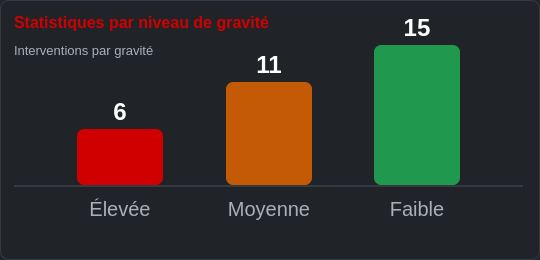
           <widget class="QFrame" name="frameStatistiques">
            <property name="geometry">
             <rect>
              <x>16</x>
              <y>673</y>
              <width>540</width>
              <height>260</height>
             </rect>
            </property>
            <property name="styleSheet">
             <string notr="true">background-color: #202428;
border: 1px solid #343A40;
border-radius: 8px;</string>
            </property>
            <property name="frameShape">
             <enum>QFrame::Shape::StyledPanel</enum>
            </property>
            <property name="frameShadow">
             <enum>QFrame::Shadow::Raised</enum>
            </property>
            <widget class="QFrame" name="barElevee">
             <property name="geometry">
              <rect>
               <x>77</x>
               <y>129</y>
               <width>86</width>
               <height>56</height>
              </rect>
             </property>
             <property name="styleSheet">
              <string notr="true">background-color: #D00000;
border: none;
border-radius: 7px;</string>
             </property>
             <property name="frameShape">
              <enum>QFrame::Shape::StyledPanel</enum>
             </property>
             <property name="frameShadow">
              <enum>QFrame::Shadow::Raised</enum>
             </property>
            </widget>
            <widget class="QLabel" name="labelCountElevee">
             <property name="geometry">
              <rect>
               <x>77</x>
               <y>97</y>
               <width>86</width>
               <height>30</height>
              </rect>
             </property>
             <property name="styleSheet">
              <string notr="true">color: white;
font-size: 24px;
font-weight: bold;
background: transparent;
border: none;</string>
             </property>
             <property name="text">
              <string>6</string>
             </property>
             <property name="alignment">
              <set>Qt::AlignmentFlag::AlignCenter</set>
             </property>
            </widget>
            <widget class="QLabel" name="labelElevee">
             <property name="geometry">
              <rect>
               <x>77</x>
               <y>194</y>
               <width>86</width>
               <height>30</height>
              </rect>
             </property>
             <property name="styleSheet">
              <string notr="true">color: #AAB0B6;
font-size: 20px;
background: transparent;
border: none;</string>
             </property>
             <property name="text">
              <string>Élevée</string>
             </property>
             <property name="alignment">
              <set>Qt::AlignmentFlag::AlignCenter</set>
             </property>
            </widget>
            <widget class="QLabel" name="labelCountMoyenne">
             <property name="geometry">
              <rect>
               <x>226</x>
               <y>50</y>
               <width>86</width>
               <height>30</height>
              </rect>
             </property>
             <property name="styleSheet">
              <string notr="true">color: white;
font-size: 24px;
font-weight: bold;
background: transparent;
border: none;</string>
             </property>
             <property name="text">
              <string>11</string>
             </property>
             <property name="alignment">
              <set>Qt::AlignmentFlag::AlignCenter</set>
             </property>
            </widget>
            <widget class="QFrame" name="barMoyenne">
             <property name="geometry">
              <rect>
               <x>226</x>
               <y>82</y>
               <width>86</width>
               <height>103</height>
              </rect>
             </property>
             <property name="styleSheet">
              <string notr="true">background-color: #C45A05;
border: none;
border-radius: 7px;</string>
             </property>
             <property name="frameShape">
              <enum>QFrame::Shape::StyledPanel</enum>
             </property>
             <property name="frameShadow">
              <enum>QFrame::Shadow::Raised</enum>
             </property>
            </widget>
            <widget class="QLabel" name="labelCountFaible">
             <property name="geometry">
              <rect>
               <x>374</x>
               <y>13</y>
               <width>86</width>
               <height>30</height>
              </rect>
             </property>
             <property name="styleSheet">
              <string notr="true">color: white;
font-size: 24px;
font-weight: bold;
background: transparent;
border: none;</string>
             </property>
             <property name="text">
              <string>15</string>
             </property>
             <property name="alignment">
              <set>Qt::AlignmentFlag::AlignCenter</set>
             </property>
            </widget>
            <widget class="QLabel" name="labelMoyenne">
             <property name="geometry">
              <rect>
               <x>226</x>
               <y>194</y>
               <width>86</width>
               <height>30</height>
              </rect>
             </property>
             <property name="styleSheet">
              <string notr="true">color: #AAB0B6;
font-size: 20px;
background: transparent;
border: none;</string>
             </property>
             <property name="text">
              <string>Moyenne</string>
             </property>
             <property name="alignment">
              <set>Qt::AlignmentFlag::AlignCenter</set>
             </property>
            </widget>
            <widget class="QFrame" name="barFaible">
             <property name="geometry">
              <rect>
               <x>374</x>
               <y>45</y>
               <width>86</width>
               <height>140</height>
              </rect>
             </property>
             <property name="styleSheet">
              <string notr="true">background-color: #20994F;
border: none;
border-radius: 7px;</string>
             </property>
             <property name="frameShape">
              <enum>QFrame::Shape::StyledPanel</enum>
             </property>
             <property name="frameShadow">
              <enum>QFrame::Shadow::Raised</enum>
             </property>
            </widget>
            <widget class="QLabel" name="labelFaible">
             <property name="geometry">
              <rect>
               <x>374</x>
               <y>194</y>
               <width>86</width>
               <height>30</height>
              </rect>
             </property>
             <property name="styleSheet">
              <string notr="true">color: #AAB0B6;
font-size: 20px;
background: transparent;
border: none;</string>
             </property>
             <property name="text">
              <string>Faible</string>
             </property>
             <property name="alignment">
              <set>Qt::AlignmentFlag::AlignCenter</set>
             </property>
            </widget>
            <widget class="QFrame" name="lineStats">
             <property name="geometry">
              <rect>
               <x>14</x>
               <y>185</y>
               <width>509</width>
               <height>2</height>
              </rect>
             </property>
             <property name="styleSheet">
              <string notr="true">background-color: #343A40;
border: none;</string>
             </property>
             <property name="frameShape">
              <enum>QFrame::Shape::StyledPanel</enum>
             </property>
             <property name="frameShadow">
              <enum>QFrame::Shadow::Raised</enum>
             </property>
            </widget>
            <widget class="QLabel" name="labelStatistiques">
             <property name="geometry">
              <rect>
               <x>14</x>
               <y>12</y>
               <width>283</width>
               <height>20</height>
              </rect>
             </property>
             <property name="styleSheet">
              <string notr="true">color: #D00000;
font-size: 16px;
font-weight: bold;
background: transparent;
border: none;</string>
             </property>
             <property name="text">
              <string>Statistiques par niveau de gravité</string>
             </property>
            </widget>
            <widget class="QLabel" name="labelStatsDescription">
             <property name="geometry">
              <rect>
               <x>14</x>
               <y>40</y>
               <width>195</width>
               <height>20</height>
              </rect>
             </property>
             <property name="styleSheet">
              <string notr="true">color: #AAB0B6;
font-size: 13px;
background: transparent;
border: none;</string>
             </property>
             <property name="text">
              <string>Interventions par gravité</string>
             </property>
            </widget>
           </widget>
